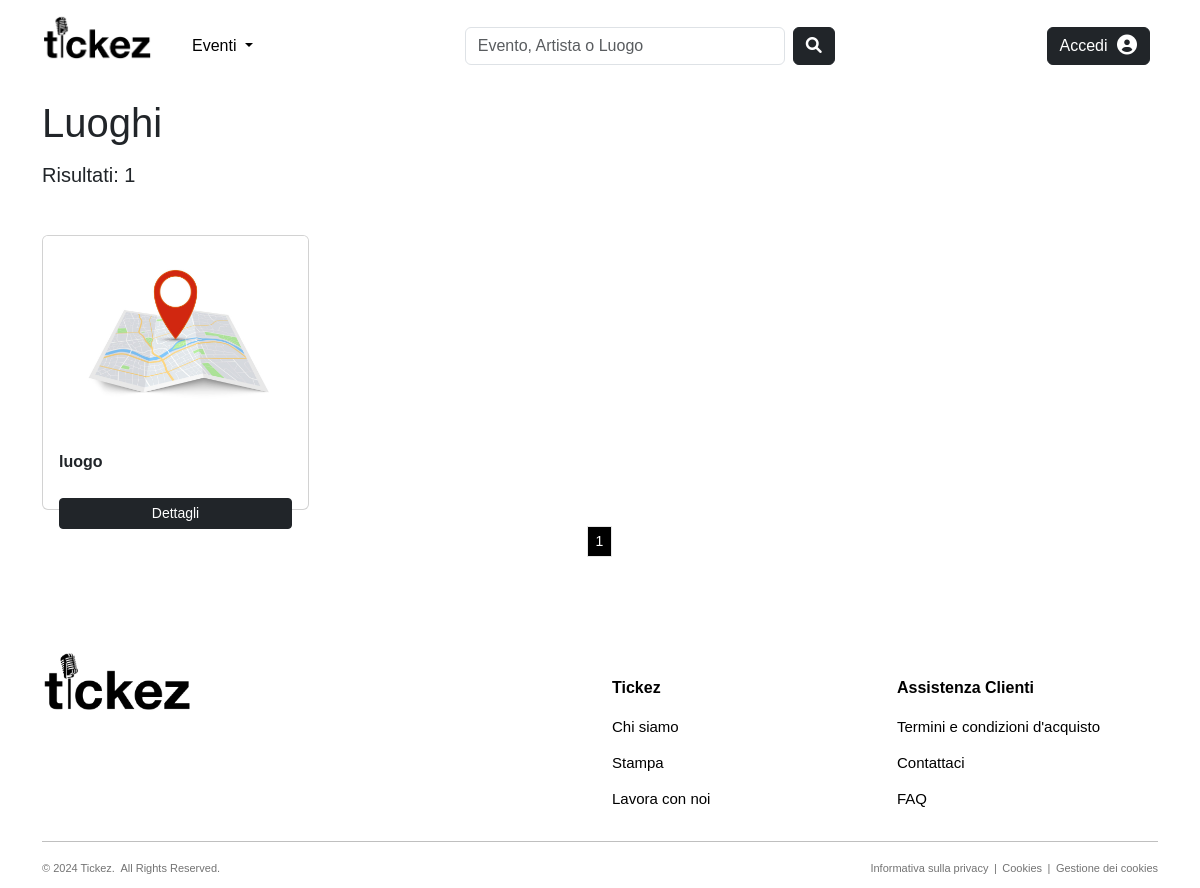
Page /common/venues/ on the earlier database version.
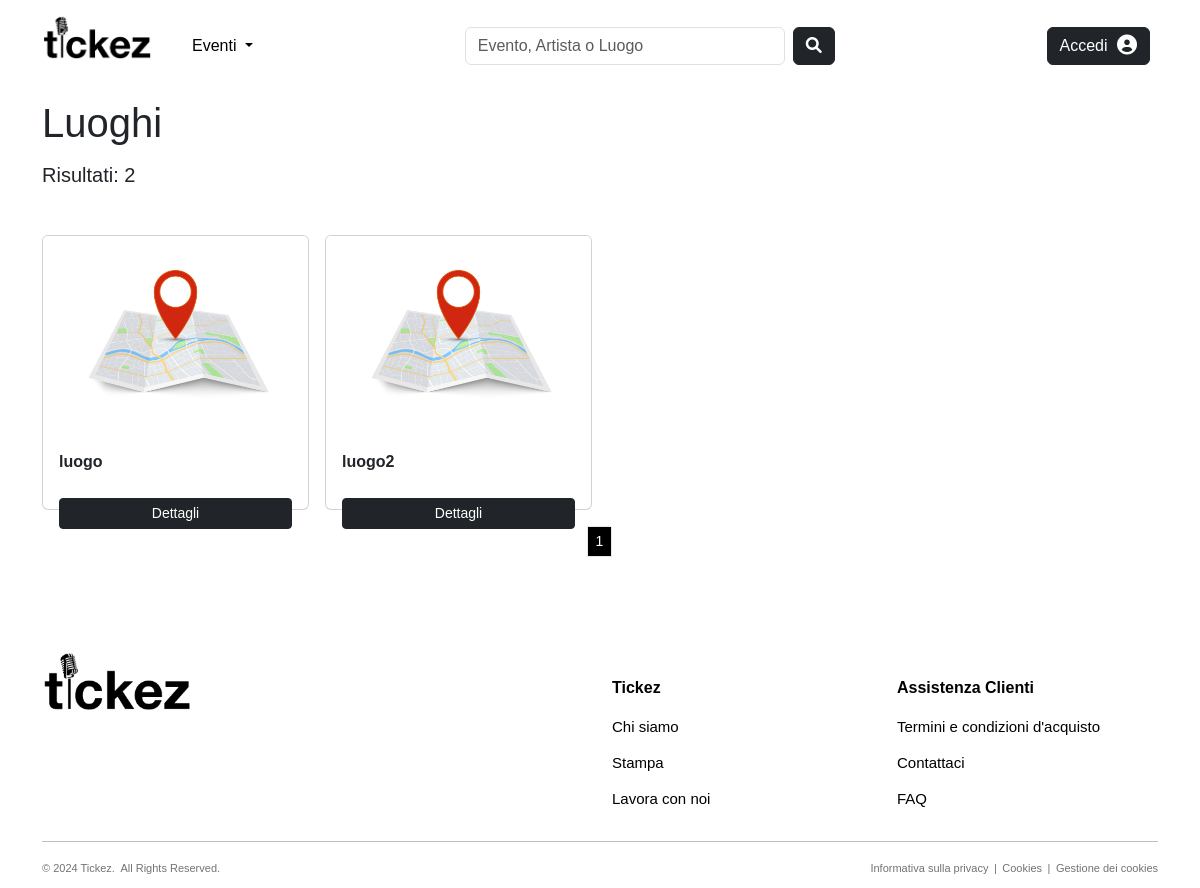
Same page on the later database version.
### common/models.py (models this page shows, shortened)
class Luogo(models.Model):
    nome = models.CharField(max_length=50, null=False, blank=False)
    slug = models.SlugField(max_length=200, null=False, unique=True, blank=True)
    indirizzo = models.CharField(max_length=255)
    citta = models.CharField(max_length=100)
    capienza_persone = models.PositiveIntegerField()
    immagine = models.ImageField(blank=True, upload_to="images/venues", default=join('static', 'images', 'defaults', 'default_venue.jpg'))
    followers = models.ManyToManyField(to='users.Utente', blank=True, default=None, related_name='luoghi_preferiti')
    affittuari = models.ManyToManyField(to='users.Organizzatore', blank=True, default=None, related_name='luoghi_affittati')
    @property # trasforma un metodo di una classe in un attributo di sola lettura
    def immagine_url(self):
        if self.immagine and hasattr(self.immagine, 'url'):
            return self.immagine.url
        else:
            return join(settings.STATIC_URL, 'images/defaults/default_venue.jpg')
    def get_absolute_url(self):
        return reverse("common:venue-details", kwargs={"slug": self.slug, "pk": self.pk})
    class Meta:
        verbose_name_plural = 'Luoghi'

### common/views.py (the view)
# urls.py: path('venues/', views.VenuesListView.as_view(), name="venues"),
class VenuesListView(ListView):
    model = Luogo
    template_name = 'common/venues.html'
    paginate_by = 3
    def get_queryset(self):
        venue_list = super().get_queryset()
        return venue_list.order_by('nome')
    def get_context_data(self, **kwargs):
        context = super().get_context_data(**kwargs)
        return context

### common/context_processors.py (called while the page is built, shortened)
def notifications(request):
    notifications = []
    unread_count = 0
    return {
        'notifications': notifications,
        'unread_count': unread_count,
    }

### common/templates/common/venues.html (shortened to what this page needs)
{% extends "common/base_common.html" %}
{% load static %}
{% load crispy_forms_tags %}
{% load tz %}
{% block content %}
<div class="container">
    <h1>Luoghi</h1>
    <h5 class="mt-3 mb-5">Risultati: {{view.get_queryset.count}}</h5>
    <div class="row row-cols-1 row-cols-4 g-3">
        {% for v in page_obj %}
        <div class="col">
            <div class="card" style="height:275px;">
                <img src="{{ v.immagine_url }}" class="card-img-top h-100" alt="{{ v.nome }}" style="max-height:225px; object-fit: cover; object-position: center;">
                <div class="card-body d-flex flex-column">
                    <p class="card-title" style="font-weight:600; white-space: nowrap; overflow: hidden; text-overflow: ellipsis">{{ v.nome }}</p>
                    <a href="{{ v.get_absolute_url }}" class="btn btn-dark btn-sm mt-auto">Dettagli</a>
                </div>
            </div>
        </div>
        {% endfor %}
    </div>
    <nav class="mt-3" aria-label="Page navigation">
        <ul class="pagination pagination-sm justify-content-center">
            {% for num in page_obj.paginator.page_range %}
                {% if page_obj.number == num %}
                    <li class="page-item active" aria-current="page">
                        <span class="page-link">{{ num }}</span>
                    </li>
                {% elif num > page_obj.number|add:'-2' and num < page_obj.number|add:'2' %}
                    <li class="page-item">
                        <a class="page-link" href="?page={{ num }}">{{ num }}</a>
                    </li>
                {% endif %}
            {% endfor %}
        </ul>
    </nav>
</div>
{% endblock %}

Differences in the rows shown:
added Luogo: nome "luogo2"
Other differences:
{{ view.get_queryset.count }}: "1" → "2"
